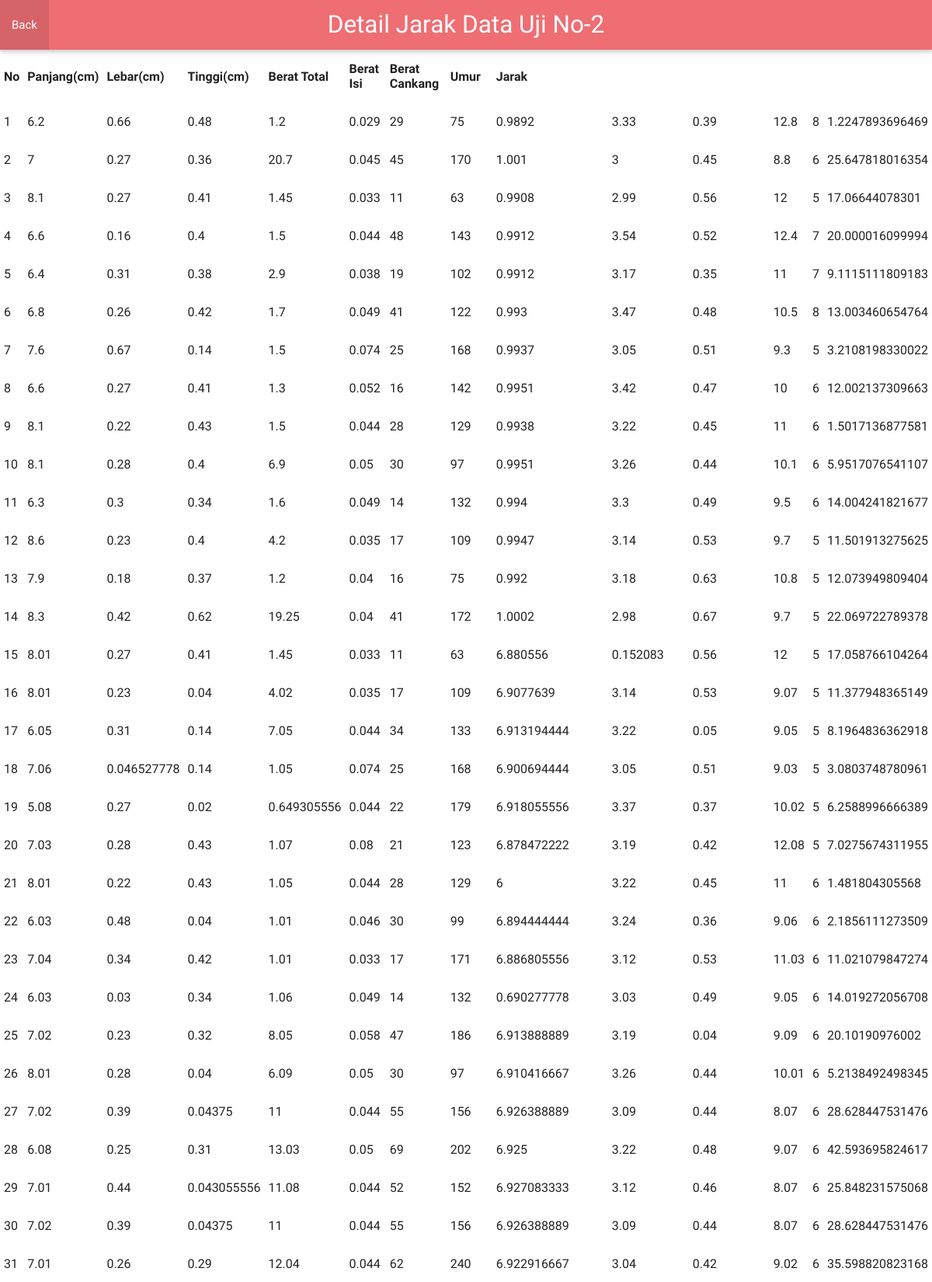
Page /index.php?noData=2&detail=detail (upper part) on the committed database.
### tables this page shows
CREATE TABLE `datatrining` (
  `no` int(11) NOT NULL,
  `1` double NOT NULL,
  `2` double NOT NULL,
  `3` double NOT NULL,
  `4` double NOT NULL,
  `5` double NOT NULL,
  `6` double NOT NULL,
  `7` double NOT NULL,
  `8` double NOT NULL,
  `9` double NOT NULL,
  `10` double NOT NULL,
  `11` double NOT NULL,
  `quality` double NOT NULL
);

### index.php (called while the page is built)
<?php
	include_once("control/c_KNN.php");
	$controller = new c_KNN();
	$controller->invoke();
?>

### model/m_KNN.php (called while the page is built, shortened)
<?php
	class m_KNN {
		public function getDataT(){
			include 'connection.php';
			$data = $mysqli->query('SELECT * FROM datatrining');
			$rows = array();
			while($row = $data->fetch_assoc()) {
				$rows[] = $row;
			}
			return $rows;
		}
		public function getDataU(){
			include 'connection.php';
			$data = $mysqli->query('SELECT * FROM datauji');
			$rows = array();
			while($row = $data->fetch_assoc()) {
				$rows[] = $row;
			}
			return $rows;
		}
		public function arrayJarak($DU){
			$aJarak = array();
			foreach ($this->getDataT() as $DT){
				$jarak = sqrt(	pow($DU['1']-$DT['1'],2) + pow($DU['2']-$DT['2'],2) +
								pow($DU['3']-$DT['3'],2) + pow($DU['4']-$DT['4'],2) +
								pow($DU['5']-$DT['5'],2) + pow($DU['6']-$DT['6'],2)
							);
				$aJarak[] = array($jarak, $DT['quality']);
			}
			return $aJarak;
		}
		public function infoLengkap($noData){
			foreach ($this->getDataU() as $data){
				if ($data['no'] == $noData)
					$baris = $data;
			}
			$arrayJarak = $this->arrayJarak($baris);
			$dataT = $this->getDataT();
			$hasil = array();
			for ($i=0 ; $i<count($dataT) ; $i++ ){
				$temp = array();
				foreach ($dataT[$i] as $data){
					$temp[] = $data;
				}
				$temp[] = $arrayJarak[$i][0];
				$hasil[] = $temp;
			}
			return $hasil;
		}
	}
?>

### view/v_Detail.php (the view, shortened to what this page needs)
<html>
	<head>
	    <link type="text/css" rel="stylesheet" href="view/css/materialize.min.css"  media="screen,projection"/>
	</head>
	<body>
		<nav>
		    <div class="nav-wrapper">
		      <a href="#" class="brand-logo center">Detail Jarak Data Uji No-<?php echo $_GET['noData'];?></a>
		      <ul id="nav-mobile" class="left hide-on-med-and-down">
		      	<li><a href="index.php?back=Back">Back</a></li>
		      </ul>
		    </div>
		</nav>
		<table border="1">
			<th>No</th>
			<th>Panjang(cm)</th>
			<th>Lebar(cm)</th>
			<th>Tinggi(cm)</th>
			<th>Berat Total</th>
			<th>Berat Isi</th>
			<th>Berat Cankang</th>
			<th>Umur</th>
			<th>Jarak</th>
		<?php
			foreach($infoLengkap as $data){
				echo '<tr>';
				foreach ($data as $nilai){
					echo '<td>'.$nilai.'</td>';
				}
				echo '</tr>';
			}
			echo "</table>";
		?>
	</body>
</html>

### rows in the picture
datatrining: no "1", 1 "6.2", 2 "0.66", 3 "0.48", 4 "1.2", 5 "0.029", 6 "29", 7 "75", 8 "0.9892", 9 "3.33", 10 "0.39", 11 "12.8", quality "8", nilai "1.2247893696469"
datatrining: no "2", 1 "7", 2 "0.27", 3 "0.36", 4 "20.7", 5 "0.045", 6 "45", 7 "170", 8 "1.001", 9 "3", 10 "0.45", 11 "8.8", quality "6", nilai "25.647818016354"
datatrining: no "3", 1 "8.1", 2 "0.27", 3 "0.41", 4 "1.45", 5 "0.033", 6 "11", 7 "63", 8 "0.9908", 9 "2.99", 10 "0.56", 11 "12", quality "5", nilai "17.06644078301"
datatrining: no "4", 1 "6.6", 2 "0.16", 3 "0.4", 4 "1.5", 5 "0.044", 6 "48", 7 "143", 8 "0.9912", 9 "3.54", 10 "0.52", 11 "12.4", quality "7", nilai "20.000016099994"
datatrining: no "5", 1 "6.4", 2 "0.31", 3 "0.38", 4 "2.9", 5 "0.038", 6 "19", 7 "102", 8 "0.9912", 9 "3.17", 10 "0.35", 11 "11", quality "7", nilai "9.1115111809183"
datatrining: no "6", 1 "6.8", 2 "0.26", 3 "0.42", 4 "1.7", 5 "0.049", 6 "41", 7 "122", 8 "0.993", 9 "3.47", 10 "0.48", 11 "10.5", quality "8", nilai "13.003460654764"
datatrining: no "7", 1 "7.6", 2 "0.67", 3 "0.14", 4 "1.5", 5 "0.074", 6 "25", 7 "168", 8 "0.9937", 9 "3.05", 10 "0.51", 11 "9.3", quality "5", nilai "3.2108198330022"
datatrining: no "8", 1 "6.6", 2 "0.27", 3 "0.41", 4 "1.3", 5 "0.052", 6 "16", 7 "142", 8 "0.9951", 9 "3.42", 10 "0.47", 11 "10", quality "6", nilai "12.002137309663"
datatrining: no "9", 1 "8.1", 2 "0.22", 3 "0.43", 4 "1.5", 5 "0.044", 6 "28", 7 "129", 8 "0.9938", 9 "3.22", 10 "0.45", 11 "11", quality "6", nilai "1.5017136877581"
datatrining: no "10", 1 "8.1", 2 "0.28", 3 "0.4", 4 "6.9", 5 "0.05", 6 "30", 7 "97", 8 "0.9951", 9 "3.26", 10 "0.44", 11 "10.1", quality "6", nilai "5.9517076541107"
datatrining: no "11", 1 "6.3", 2 "0.3", 3 "0.34", 4 "1.6", 5 "0.049", 6 "14", 7 "132", 8 "0.994", 9 "3.3", 10 "0.49", 11 "9.5", quality "6", nilai "14.004241821677"
datatrining: no "12", 1 "8.6", 2 "0.23", 3 "0.4", 4 "4.2", 5 "0.035", 6 "17", 7 "109", 8 "0.9947", 9 "3.14", 10 "0.53", 11 "9.7", quality "5", nilai "11.501913275625"
datatrining: no "13", 1 "7.9", 2 "0.18", 3 "0.37", 4 "1.2", 5 "0.04", 6 "16", 7 "75", 8 "0.992", 9 "3.18", 10 "0.63", 11 "10.8", quality "5", nilai "12.073949809404"
datatrining: no "14", 1 "8.3", 2 "0.42", 3 "0.62", 4 "19.25", 5 "0.04", 6 "41", 7 "172", 8 "1.0002", 9 "2.98", 10 "0.67", 11 "9.7", quality "5", nilai "22.069722789378"
datatrining: no "15", 1 "8.01", 2 "0.27", 3 "0.41", 4 "1.45", 5 "0.033", 6 "11", 7 "63", 8 "6.880556", 9 "0.152083", 10 "0.56", 11 "12", quality "5", nilai "17.058766104264"
datatrining: no "16", 1 "8.01", 2 "0.23", 3 "0.04", 4 "4.02", 5 "0.035", 6 "17", 7 "109", 8 "6.9077639", 9 "3.14", 10 "0.53", 11 "9.07", quality "5", nilai "11.377948365149"
datatrining: no "17", 1 "6.05", 2 "0.31", 3 "0.14", 4 "7.05", 5 "0.044", 6 "34", 7 "133", 8 "6.913194444", 9 "3.22", 10 "0.05", 11 "9.05", quality "5", nilai "8.1964836362918"
datatrining: no "18", 1 "7.06", 2 "0.046527778", 3 "0.14", 4 "1.05", 5 "0.074", 6 "25", 7 "168", 8 "6.900694444", 9 "3.05", 10 "0.51", 11 "9.03", quality "5", nilai "3.0803748780961"
datatrining: no "19", 1 "5.08", 2 "0.27", 3 "0.02", 4 "0.649305556", 5 "0.044", 6 "22", 7 "179", 8 "6.918055556", 9 "3.37", 10 "0.37", 11 "10.02", quality "5", nilai "6.2588996666389"
datatrining: no "20", 1 "7.03", 2 "0.28", 3 "0.43", 4 "1.07", 5 "0.08", 6 "21", 7 "123", 8 "6.878472222", 9 "3.19", 10 "0.42", 11 "12.08", quality "5", nilai "7.0275674311955"
datatrining: no "21", 1 "8.01", 2 "0.22", 3 "0.43", 4 "1.05", 5 "0.044", 6 "28", 7 "129", nilai "6", 9 "3.22", 10 "0.45", 11 "11", nilai "1.481804305568"
datatrining: no "22", 1 "6.03", 2 "0.48", 3 "0.04", 4 "1.01", 5 "0.046", 6 "30", 7 "99", 8 "6.894444444", 9 "3.24", 10 "0.36", 11 "9.06", quality "6", nilai "2.1856111273509"
datatrining: no "23", 1 "7.04", 2 "0.34", 3 "0.42", 4 "1.01", 5 "0.033", 6 "17", 7 "171", 8 "6.886805556", 9 "3.12", 10 "0.53", 11 "11.03", quality "6", nilai "11.021079847274"
datatrining: no "24", 1 "6.03", 2 "0.03", 3 "0.34", 4 "1.06", 5 "0.049", 6 "14", 7 "132", 8 "0.690277778", 9 "3.03", 10 "0.49", 11 "9.05", quality "6", nilai "14.019272056708"
datatrining: no "25", 1 "7.02", 2 "0.23", 3 "0.32", 4 "8.05", 5 "0.058", 6 "47", 7 "186", 8 "6.913888889", 9 "3.19", 10 "0.04", 11 "9.09", quality "6", nilai "20.10190976002"
datatrining: no "26", 1 "8.01", 2 "0.28", 3 "0.04", 4 "6.09", 5 "0.05", 6 "30", 7 "97", 8 "6.910416667", 9 "3.26", 10 "0.44", 11 "10.01", quality "6", nilai "5.2138492498345"
datatrining: no "27", 1 "7.02", 2 "0.39", 3 "0.04375", 4 "11", 5 "0.044", 6 "55", 7 "156", 8 "6.926388889", 9 "3.09", 10 "0.44", 11 "8.07", quality "6", nilai "28.628447531476"
datatrining: no "28", 1 "6.08", 2 "0.25", 3 "0.31", 4 "13.03", 5 "0.05", 6 "69", 7 "202", 8 "6.925", 9 "3.22", 10 "0.48", 11 "9.07", quality "6", nilai "42.593695824617"
datatrining: no "29", 1 "7.01", 2 "0.44", 3 "0.043055556", 4 "11.08", 5 "0.044", 6 "52", 7 "152", 8 "6.927083333", 9 "3.12", 10 "0.46", 11 "8.07", quality "6", nilai "25.848231575068"
datatrining: no "30", 1 "7.02", 2 "0.39", 3 "0.04375", 4 "11", 5 "0.044", 6 "55", 7 "156", 8 "6.926388889", 9 "3.09", 10 "0.44", 11 "8.07", quality "6", nilai "28.628447531476"
datatrining: no "31", 1 "7.01", 2 "0.26", 3 "0.29", 4 "12.04", 5 "0.044", 6 "62", 7 "240", 8 "6.922916667", 9 "3.04", 10 "0.42", 11 "9.02", quality "6", nilai "35.598820823168"

### other values in the picture
$_GET['noData'] "2"
